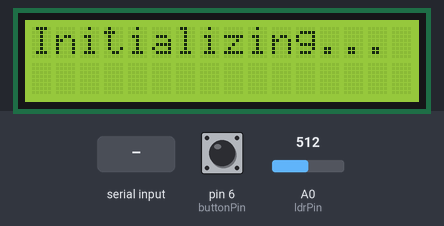
Bench run of a sketch on a simulated Arduino Uno, built with avr-gcc and run on an emulated ATmega328P. Parts: 16×2 character LCD. The inputs (shaded band) are chosen by the test bench; at power-on: A0 (ldrPin) = 512, pin 6 (buttonPin) HIGH. The modem accepts every AT command (registered, SIM ready, sends succeed) and sends nothing else; what the sketch prints to the serial monitor is not drawn.

Above: at 0.1 s.
5.3 s: A0 (ldrPin) set to 317
At 8.5 s:
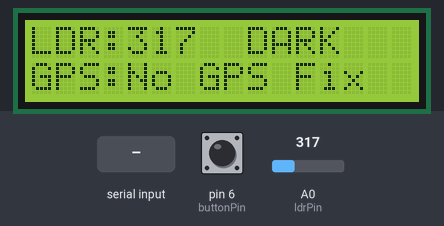
9.7 s: A0 (ldrPin) set to 288
At 10.9 s:
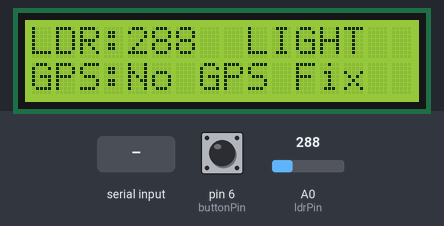
11.7 s: "$GPGGA\n" received over the second serial link
At 13.9 s:
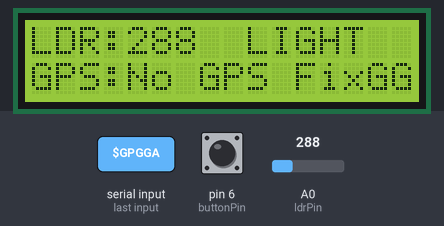
14.8 s: A0 (ldrPin) set to 306
At 19.1 s:
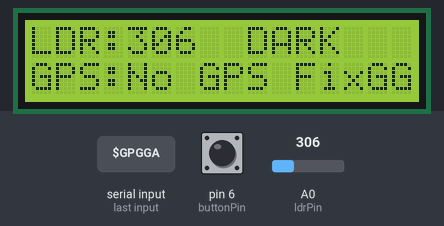
19.3 s: "$GPGGA\n" received over the second serial link
At 20.3 s:
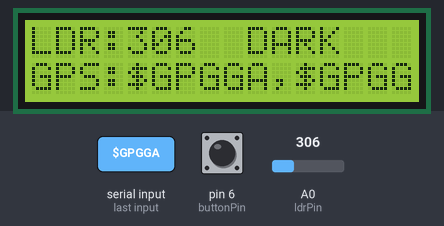
22.0 s: A0 (ldrPin) set to 0
At 23.4 s:
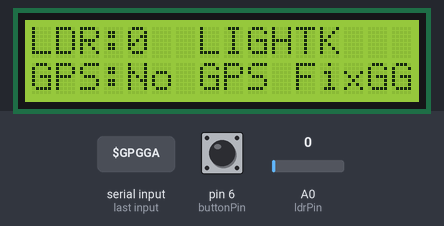
Timing chart, 0 to 25.0 s (numbered marks = the images above; inputs shaded):
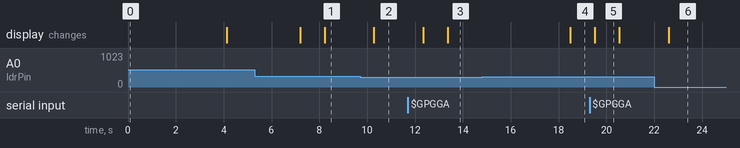

The sketch:

sketch_apr15a.ino
```cpp
#include <LiquidCrystal_I2C.h>
#include <SoftwareSerial.h>
#include <Wire.h>

// GSM Module (SIM900A) Configuration
SoftwareSerial gsm(8, 7); // RX=8, TX=7

// GPS Module Configuration
SoftwareSerial gpsSerial(4, 5); // RX=4 (GPS TX), TX=5 (GPS RX)

// I2C LCD Configuration (16x2)
LiquidCrystal_I2C lcd(0x27, 16, 2);

// Pin Definitions
const int ldrPin = A0;
const int buttonPin = 6;

// Alert thresholds
const int LDR_DARK_THRESHOLD = 300; // Adjust based on your LDR
String PHONE = "+917058443880"; // Replace with your number

// State variables
bool alertSent = false;
unsigned long lastSmsTime = 0;
int lastButtonState = HIGH;

void setup() {
  Serial.begin(9600);
  gsm.begin(9600);
  gpsSerial.begin(9600);

  // Initialize LCD
  lcd.init();
  lcd.backlight();
  lcd.print("Initializing...");

  // Configure pins
  pinMode(buttonPin, INPUT_PULLUP);

  // Initialize GSM
  delay(2000);
  gsm.println("AT");
  delay(1000);
  gsm.println("AT+CMGF=1");
  delay(1000);

  lcd.clear();
}

void loop() {
  // Read sensors
  int ldrValue = analogRead(ldrPin);
  int buttonState = digitalRead(buttonPin);
  String gpsData = readGPS();

  // Detect button press with debounce
  if (buttonState != lastButtonState) {
    delay(50); // Debounce delay
    if (buttonState == LOW) {
      sendAlert("MANUAL DISTRESS ALERT!", gpsData);
    }
  }
  lastButtonState = buttonState;

  // Check LDR for darkness
  if (ldrValue > LDR_DARK_THRESHOLD && !alertSent) {
    sendAlert("DARKNESS DETECTED!", gpsData);
    alertSent = true;
  } else if (ldrValue <= LDR_DARK_THRESHOLD) {
    alertSent = false;
  }

  // Update display
  lcd.setCursor(0, 0);
  lcd.print("LDR:");
  lcd.print(ldrValue);
  lcd.print("  ");
  if (ldrValue > LDR_DARK_THRESHOLD) lcd.print("DARK ");
  else lcd.print("LIGHT");

  lcd.setCursor(0, 1);
  lcd.print("GPS:");
  lcd.print(gpsData.substring(0, 12)); // Show first 12 chars

  // Send periodic update every 30 seconds
  if (millis() - lastSmsTime >= 30000) {
    String status = "Status Update:\n";
    status += "Light: " + String(ldrValue) + "\n";
    status += "Location: " + gpsData;
    sendSMS(PHONE, status);
    lastSmsTime = millis();
  }

  delay(1000);
}

void sendAlert(String type, String location) {
  String message = type + "\n";
  message += "Location: " + location;
  sendSMS(PHONE, message);
}

String readGPS() {
  while (gpsSerial.available()) {
    String data = gpsSerial.readStringUntil('\n');
    if (data.startsWith("$GPGGA")) {
      int index = 0;
      for (int i = 0; i < 6; i++) {
        index = data.indexOf(',', index + 1);
      }
      String lat = data.substring(index+1, index+10);
      index = data.indexOf(',', index+1);
      String lon = data.substring(index+1, index+11);
      return lat + "," + lon;
    }
  }
  return "No GPS Fix";
}

void sendSMS(String number, String text) {
  gsm.print("AT+CMGS=\"" + number + "\"\r");
  delay(1000);
  gsm.print(text);
  delay(1000);
  gsm.write(26); // CTRL+Z to send
  delay(1000);
  Serial.println("SMS Sent!");
}
```

Measured:
- the behaviour switches between 301 and 300 on A0 (ldrPin) (found by bisection; images 1 and 2)
- after the input at 5.3 s, the display: first differs from a run without the input after 2.9 s (image 1)
- after the input at 9.7 s, the display: changes after 0.58 s (image 2)
- after the input at 11.7 s, the display: first changes after 0.64 s (image 3 shows a later state)
- after the input at 14.8 s, the display: changes after 3.7 s (image 4)
- after the input at 19.3 s, the display: changes after 0.22 s (image 5)
- after the input at 22.0 s, the display: changes after 0.60 s (image 6)
